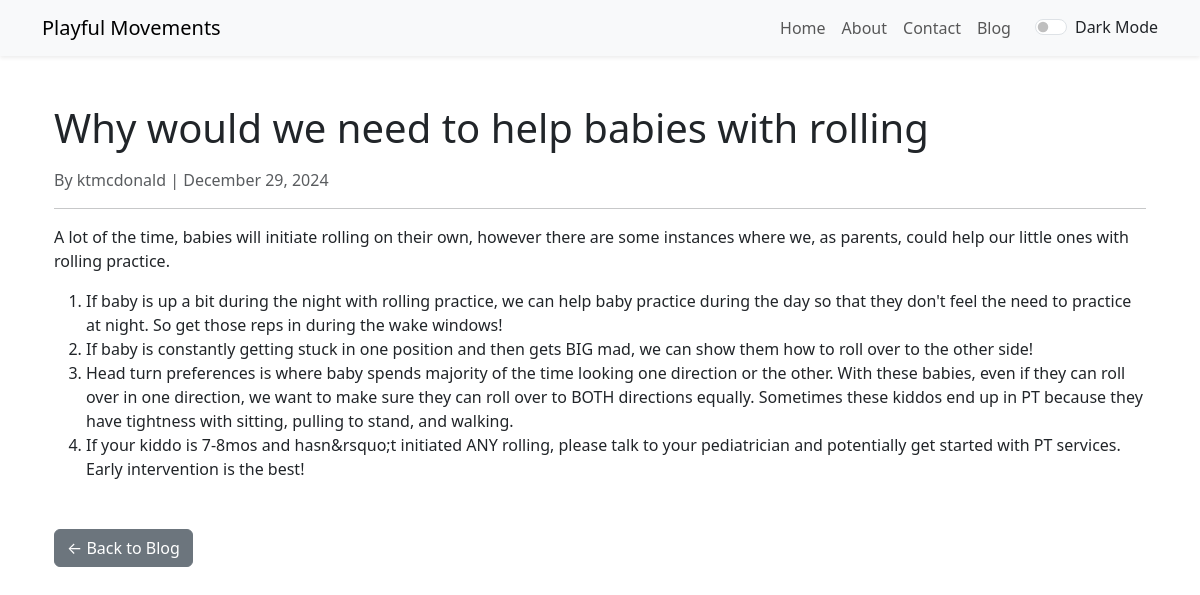
/post/why-would-we-need-to-help-babies-with-rolling/, run on the app's committed database.
### blog/models.py (models this page shows, shortened)
class Post(models.Model):
    title = models.CharField(max_length=200)
    content = RichTextField()
    author = models.ForeignKey(User, on_delete=models.CASCADE)
    created_at = models.DateTimeField(default=timezone.now)
    updated_at = models.DateTimeField(auto_now=True)
    slug = models.SlugField(unique=True, blank=True)
    DRAFT = 'D'
    PUBLISHED = 'P'
    STATUS_CHOICES = [
        (DRAFT, 'Draft'),
        (PUBLISHED, 'Published'),
    ]
    status = models.CharField(
        max_length=1,
        choices=STATUS_CHOICES,
        default=DRAFT,
    )

### blog/views.py (the view)
# urls.py: path('post/<slug:slug>/', views.post_detail, name='post_detail'),
def post_detail(request, slug):
    post = get_object_or_404(Post, slug=slug)
    return render(request, 'blog/post_detail.html', {'post': post})

### blog/templates/blog/post_detail.html (shortened to what this page needs)
{% extends "base.html" %}
{% block content %}
<div class="container mt-5">
    <h1 class="mb-3">{{ post.title }}</h1>
    <p class="text-muted">By {{ post.author }} | {{ post.created_at|date:"F j, Y" }}</p>
    <hr>
    <div class="mb-5">
        {{ post.content|safe }}
    </div>
    <a href="{% url 'home' %}" class="btn btn-secondary">← Back to Blog</a>
</div>
{% endblock %}

### data on the page
Post: title "Why would we need to help babies with rolling", author "ktmcdonald", created_at "December 29, 2024", content "A lot of the time, babies will initiate rolling on their own, however there are some instances where we, as parents, could help our little ones with rolling practice. If baby is up a bit during the night with rolling practice, we can help baby practice during the day so that they don't feel the need to practice at night. So get those reps in during the wake windows! If baby is constantly getting stuck in one position and then gets BIG mad, we can show them how to roll over to the other side! Head turn preferences is where baby spends majority of the time looking one direction or the other. With these babies, even if they can roll over in one direction, we want to make sure they can roll…"
